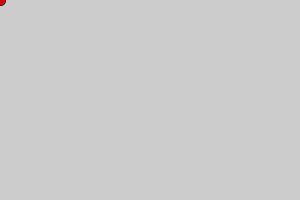
Frame 1 (no input)
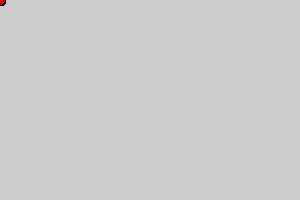
Frame 60 (the mouse pressed at the canvas centre just before this capture)
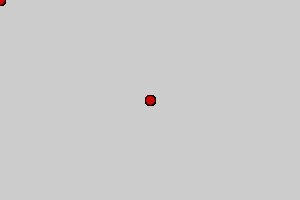
Frame 120 (the mouse held since frame 60 and released just before this capture)

The Processing sketch that drew these frames (run headless with seeded random() and noise(); from frame 60 on, the mouse is pressed at the canvas centre):

// Processing sketch: processing_106833
// ── processing_106833.pde

void setup() {
     size(300,200);
}


void draw() {
     fill(205,6,9);
     ellipse(mouseX,mouseY,10,10);
     
}
